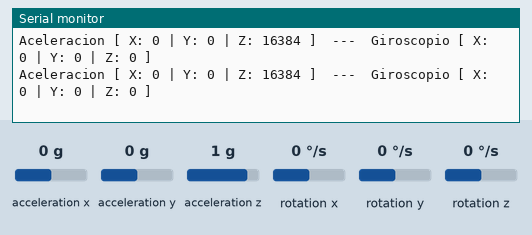
Recording of a sketch running on a simulated Arduino Uno, built with avr-gcc and run on an emulated ATmega328P. Shown: the last lines printed to the serial monitor. Wiring (inferred from the names in the program): MPU-6050 motion sensor at I2C address 0x68. The test bench sets the inputs (shaded band); at power-on: acceleration x 0 g, acceleration z 1 g, acceleration y 0 g, rotation x 0 °/s, rotation y 0 °/s, rotation z 0 °/s.

Above: at 2.2 s.
2.3 s: acceleration x set to -1.4 g
At 2.35 s:
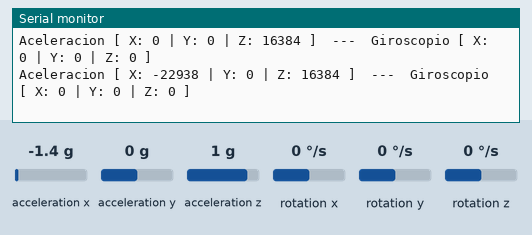
3.8 s: acceleration z set to -1.4 g
At 3.9 s:
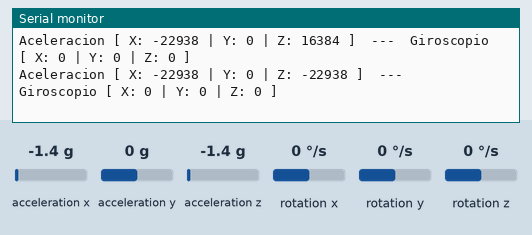
6.8 s: acceleration x set to 0.8 g
At 6.8 s:
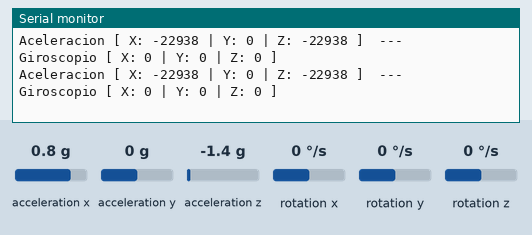
9.8 s: acceleration x set to -0.8 g
At 9.8 s:
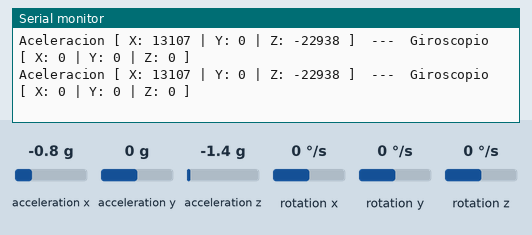
12.8 s: acceleration z set to 0.8 g
At 12.8 s:
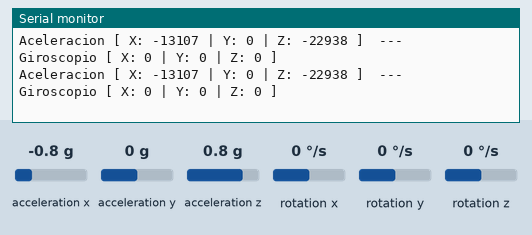
15.8 s: acceleration x set to 1.4 g
At 15.8 s:
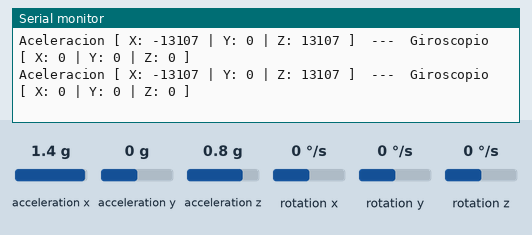
Timing chart, 0 to 18.8 s (numbered marks = the images above; inputs shaded):
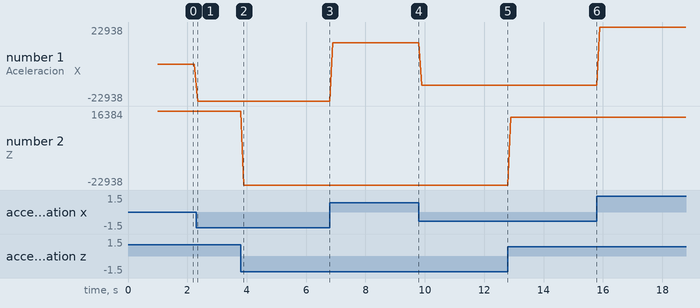

The sketch:

Prueba_mpu_no_librerias.ino
```cpp
#include <Wire.h>

// Dirección I2C por defecto del MPU-6050
const int MPU_ADDR = 0x68;

// Variables para almacenar los datos en crudo (16 bits)
int16_t AcX, AcY, AcZ, GyX, GyY, GyZ, Tmp;

void setup() {
  Serial.begin(115200);

  // Iniciar el bus I2C (En el Nano ESP32 usará A4 para SDA y A5 para SCL)
  Wire.begin();

  // Despertar el MPU-6050 (por defecto inicia en modo 'sleep')
  Wire.beginTransmission(MPU_ADDR);
  Wire.write(0x6B);  // Registro PWR_MGMT_1
  Wire.write(0);     // Escribir 0 para despertar el sensor
  Wire.endTransmission(true);

  Serial.println("MPU-6050 Iniciado. Leyendo datos...");
  delay(1000);
}

void loop() {
  // Solicitar lectura de datos al sensor
  Wire.beginTransmission(MPU_ADDR);
  Wire.write(0x3B);  // Empezar a leer desde el registro 0x3B (ACCEL_XOUT_H)
  Wire.endTransmission(false);
  Wire.requestFrom(MPU_ADDR, 14, true); // Solicitar 14 registros en total

  // Leer y combinar los bytes altos y bajos de cada eje
  AcX = Wire.read() << 8 | Wire.read(); // Acelerómetro X
  AcY = Wire.read() << 8 | Wire.read(); // Acelerómetro Y
  AcZ = Wire.read() << 8 | Wire.read(); // Acelerómetro Z

  Tmp = Wire.read() << 8 | Wire.read(); // Temperatura

  GyX = Wire.read() << 8 | Wire.read(); // Giroscopio X
  GyY = Wire.read() << 8 | Wire.read(); // Giroscopio Y
  GyZ = Wire.read() << 8 | Wire.read(); // Giroscopio Z

  // Imprimir los datos en el Monitor Serie
  Serial.print("Aceleracion [ ");
  Serial.print("X: "); Serial.print(AcX);
  Serial.print(" | Y: "); Serial.print(AcY);
  Serial.print(" | Z: "); Serial.print(AcZ);
  Serial.print(" ]  ---  Giroscopio [ ");
  Serial.print("X: "); Serial.print(GyX);
  Serial.print(" | Y: "); Serial.print(GyY);
  Serial.print(" | Z: "); Serial.print(GyZ);
  Serial.println(" ]");

  // Pequeña pausa para no saturar el monitor
  delay(100);
}
```

Measured:
- after the input at 2.3 s, the serial monitor: prints a new line at once (image 1)
- after the input at 3.8 s, the serial monitor: prints a new line after 0.09 s (image 2)
- plotted number 1: 0 → -22938 after the input at 2.3 s, -22938 → 13107 after the input at 6.8 s, 13107 → -13107 after the input at 9.8 s, -13107 → 22938 after the input at 15.8 s
- plotted number 2: -22938 → 13107 after the input at 12.8 s
